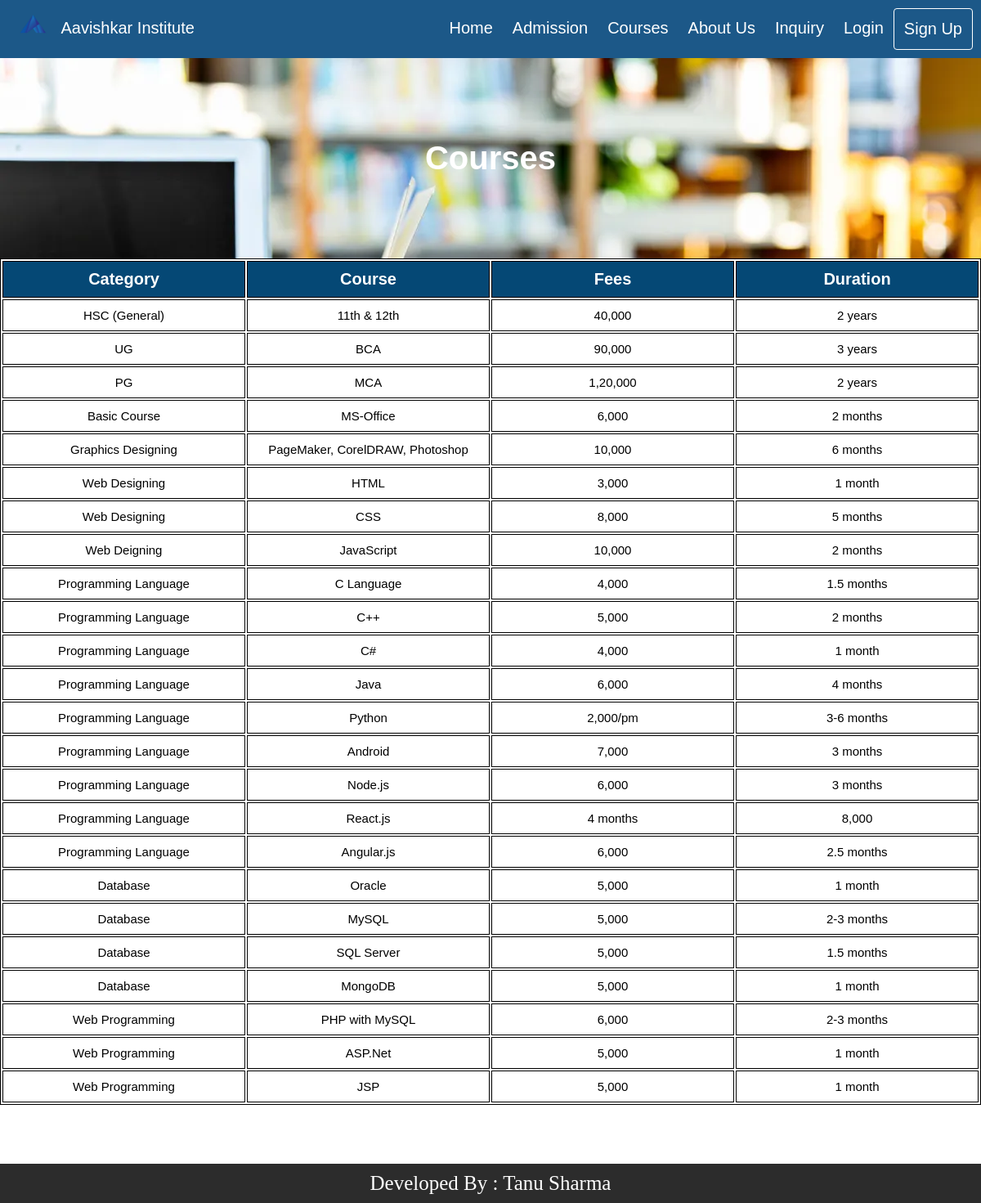
/courses.php, run on the app's committed database.
### tables this page shows
CREATE TABLE `courses` (
  `id` int(100) NOT NULL,
  `category` varchar(500) NOT NULL,
  `coursenm` varchar(500) NOT NULL,
  `fees` varchar(500) NOT NULL,
  `duration` varchar(500) NOT NULL
);

### courses.php (the view, shortened to what this page needs)
<?php include("header.php"); ?>
<html>
   <head>
	<link rel="stylesheet" href="coursestyle.css">
   </head>
   <body>
	<h1>Courses</h1>
	<table border="1px" bordercolor="black" cellpadding="10px" width="100%">
		<tr style="width:100%;">
		<th>Category</th>
		<th>Course</th>
		<th>Fees</th>
		<th>Duration</th>
		</tr>
<?php
	$query = mysqli_query($cn,"select * from courses");
	while($rec = mysqli_fetch_array($query))
	{
		echo "<tr>
		<td>".$rec[1]."</td>
		<td>".$rec[2]."</td>
		<td>".$rec[3]."</td>
		<td>".$rec[4]."</td>
		</tr>";
	}
?>
	</table>
   </body>
</html>
<?php include("footer.php"); ?>

### headerstyle.css (style rules this page uses)
* { box-sizing: border-box; }
body { margin: 0; font-family: Arial, Helvetica, sans-serif; }

### coursestyle.css (style rules this page uses)
h1 { font-size: 40px; margin-top: 0px; background-image: url("images/book.png"); background-size: cover; background-repeat: no-repeat; color: white; padding: 100px; margin-bottom: 0px; text-align: center; }
th { width: 25%; font-size: 20px; background-color: rgb(5, 72, 117); color: white; }
td { text-align: center; font-size: 15px; }

### data on the page
courses: category "HSC (General)", coursenm "11th & 12th", fees "40,000", duration "2 years"
courses: category "UG", coursenm "BCA", fees "90,000", duration "3 years"
courses: category "PG", coursenm "MCA", fees "1,20,000", duration "2 years"
courses: category "Basic Course", coursenm "MS-Office", fees "6,000", duration "2 months"
courses: category "Graphics Designing", coursenm "PageMaker, CorelDRAW, Photoshop", fees "10,000", duration "6 months"
courses: category "Web Designing", coursenm "HTML", fees "3,000", duration "1 month"
courses: category "Web Designing", coursenm "CSS", fees "8,000", duration "5 months"
courses: category "Web Deigning", coursenm "JavaScript", fees "10,000", duration "2 months"
courses: category "Programming Language", coursenm "C Language", fees "4,000", duration "1.5 months"
courses: category "Programming Language", coursenm "C++", fees "5,000", duration "2 months"
courses: category "Programming Language", coursenm "C#", fees "4,000", duration "1 month"
courses: category "Programming Language", coursenm "Java", fees "6,000", duration "4 months"
courses: category "Programming Language", coursenm "Python", fees "2,000/pm", duration "3-6 months"
courses: category "Programming Language", coursenm "Android", fees "7,000", duration "3 months"
courses: category "Programming Language", coursenm "Node.js", fees "6,000", duration "3 months"
courses: category "Programming Language", coursenm "React.js", fees "4 months", duration "8,000"
courses: category "Programming Language", coursenm "Angular.js", fees "6,000", duration "2.5 months"
courses: category "Database", coursenm "Oracle", fees "5,000", duration "1 month"
courses: category "Database", coursenm "MySQL", fees "5,000", duration "2-3 months"
courses: category "Database", coursenm "SQL Server", fees "5,000", duration "1.5 months"
courses: category "Database", coursenm "MongoDB", fees "5,000", duration "1 month"
courses: category "Web Programming", coursenm "PHP with MySQL", fees "6,000", duration "2-3 months"
courses: category "Web Programming", coursenm "ASP.Net", fees "5,000", duration "1 month"
courses: category "Web Programming", coursenm "JSP", fees "5,000", duration "1 month"
